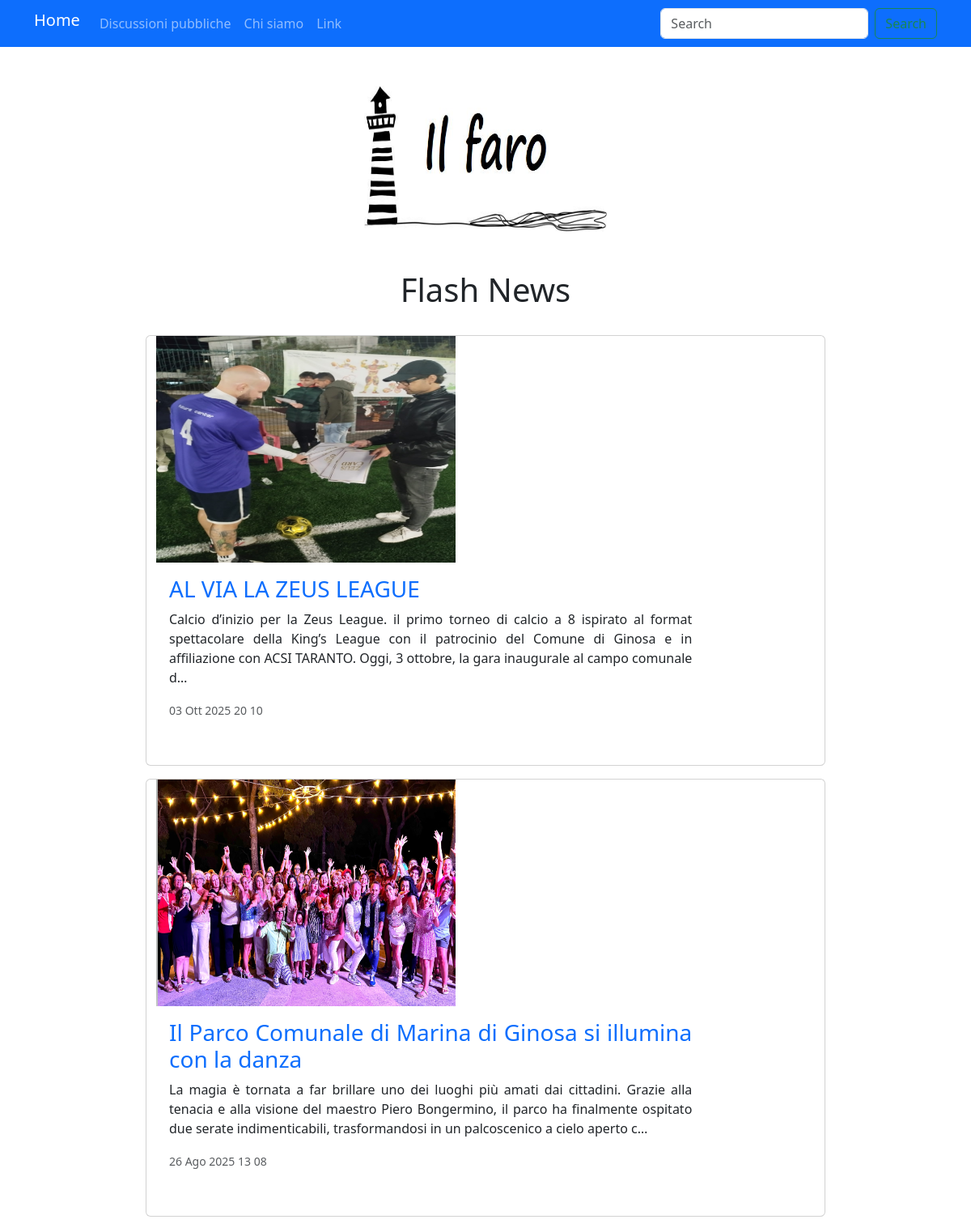
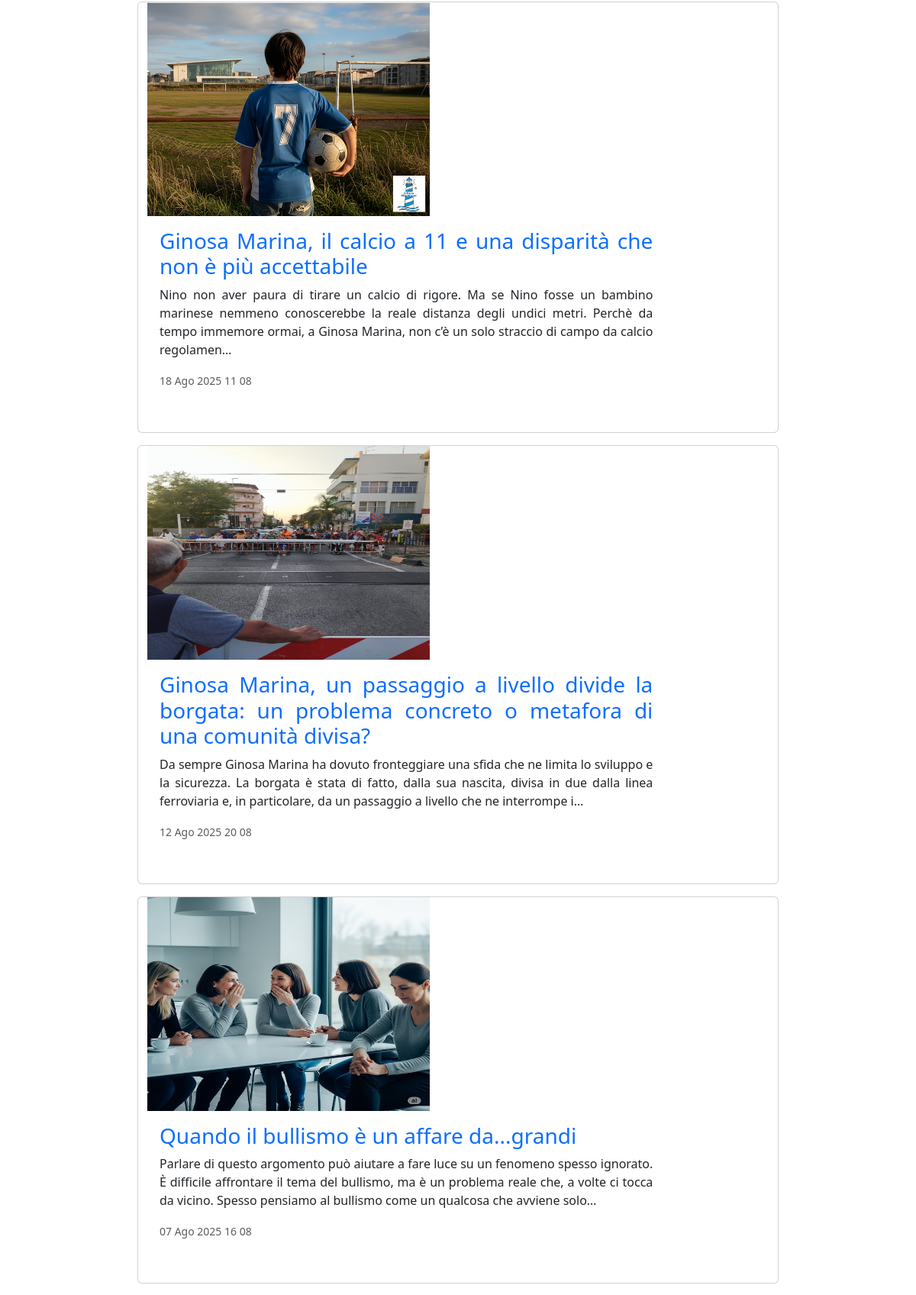
Page /news/notizie/ (upper part) on the committed database (2 pictures, top to bottom).
### news/models.py (models this page shows, shortened)
class News(models.Model):
    immagine=models.ImageField()
    titolo=models.CharField(max_length=150, default=None)
    descrizione=models.TextField()
    data_creazione= models.DateTimeField(auto_now_add=True)
    firma= models.CharField(max_length=30, default=None)
    class Meta:
        ordering=['-data_creazione']

### news/views.py (the view)
# urls.py: path('news/', include ('news.urls')),
def news (request):
    notizie=News.objects.all()
    paginator= Paginator(notizie,8)
    page= request.GET.get("pagina")
    page_obj = paginator.get_page(page)
    return render(request, "news.html",{ "notizie":page_obj})

### templates/news.html (shortened to what this page needs)
{% extends 'common.html' %}
{%block content%}
{% load social_share %}
<h1 class="text-center">Flash News</h1>
<br>
{% for not in notizie %}
<div class="container card mb-3" style="max-width: 840px;">
  <div class="container row g-0" style="text-align:justify">
    <div class="col-md-12">
      <img src="{{not.immagine.url}}"style="height:280px; width:370px" alt="...">
    </div>
    <div class="col-md-10">
      <div class="card-body">
        <a href= "{% url 'singolo' not.pk %}" style="text-decoration:none"> <h3 class="card-title">{{not.titolo}}</h3></a>
        <p style= "text-align: justify" class="card-text" >{{not.descrizione|truncatechars:250 }}</p>
        <p class="card-text"><small class="text-body-secondary">{{ not.data_creazione |date:"d M Y H m"}}</small></p>
       <br>
      </div>
    </div>
  </div>
</div>
{%endfor%}
{%endblock%}

### templates/common.html (shortened to what this page needs)
<!doctype html>
<html lang="it">
<head>
    {% load static %}
    <link rel="stylesheet" href="">
    <link href="https://cdn.jsdelivr.net/npm/bootstrap@5.3.0-alpha3/dist/css/bootstrap.min.css" rel="stylesheet">
</head>
<body>
    <nav class="navbar navbar-expand-md navbar-dark bg-primary">
        <div class="container">
            <a class="navbar-brand h2" href="/">Home</a>
            <div class="collapse navbar-collapse" id="navbarSupportedContent">
                <ul class="navbar-nav me-auto mb-2 mb-lg-0">
                    <li class="nav-item">
                        <a class="nav-link" aria-current="page" href="http://www.ilfaromarinese.it">Discussioni pubbliche</a>
                    </li>
                    <li class="nav-item">
                        <a class="nav-link" href="{% url 'chisiamo' %}">Chi siamo</a>
                    </li>
                    <li class="nav-item">
                        <a class="nav-link" href="#">Link</a>
                    </li>
                </ul>
                <form class="d-flex" role="search" action="{% url 'cerca' %}" >
                    <input name= 'q' class="form-control me-2" type="search" placeholder="Search" aria-label="Search">
                    <button class="btn btn-outline-success" type="submit">Search</button>
                </form>
            </div>
        </div>
    </nav>
<div class="container mt-5 text-center">
    <div class="row">
        <div class="col-lg-10 offset-lg-1">
            {% load static%}
            <img src="{% static 'farologo25.jpg' %}" class="rounded" alt="..." id="immhp">
        </div>
    </div>
</div>
<br><br>
{%block content%}
{%endblock%}
</body>
</html>

### templates/common.html (style rules this page uses)
#immhp { width: 300px; height: 180px; margin-top: 0px; padding-top: 0px; }

### rows in the picture
News: immagine (picture), titolo "AL VIA LA ZEUS LEAGUE", descrizione "Calcio d’inizio per la Zeus League. il primo torneo di calcio a 8 ispirato al format spettacolare della King’s League con il patrocinio del Comune di Ginosa e in affiliazione con ACSI TARANTO. Oggi, 3 ottobre, la gara inaugurale al campo comunale d…", data_creazione "03 Ott 2025 20 10"
News: immagine (picture), titolo "Il Parco Comunale di Marina di Ginosa si illumina con la danza", descrizione "La magia è tornata a far brillare uno dei luoghi più amati dai cittadini. Grazie alla tenacia e alla visione del maestro Piero Bongermino, il parco ha finalmente ospitato due serate indimenticabili, trasformandosi in un palcoscenico a cielo aperto c…", data_creazione "26 Ago 2025 13 08"
News: immagine (picture), titolo "Ginosa Marina, il calcio a 11 e una disparità che non è più accettabile", descrizione "Nino non aver paura di tirare un calcio di rigore. Ma se Nino fosse un bambino marinese nemmeno conoscerebbe la reale distanza degli undici metri. Perchè da tempo immemore ormai, a Ginosa Marina, non c’è un solo straccio di campo da calcio regolamen…", data_creazione "18 Ago 2025 11 08"
News: immagine (picture), titolo "Ginosa Marina, un passaggio a livello divide la borgata: un problema concreto o metafora di una comunità divisa?", descrizione "Da sempre Ginosa Marina ha dovuto fronteggiare una sfida che ne limita lo sviluppo e la sicurezza. La borgata è stata di fatto, dalla sua nascita, divisa in due dalla linea ferroviaria e, in particolare, da un passaggio a livello che ne interrompe i…", data_creazione "12 Ago 2025 20 08"
News: immagine (picture), titolo "Quando il bullismo è un affare da...grandi", descrizione "Parlare di questo argomento può aiutare a fare luce su un fenomeno spesso ignorato. È difficile affrontare il tema del bullismo, ma è un problema reale che, a volte ci tocca da vicino. Spesso pensiamo al bullismo come un qualcosa che avviene solo…", data_creazione "07 Ago 2025 16 08"
